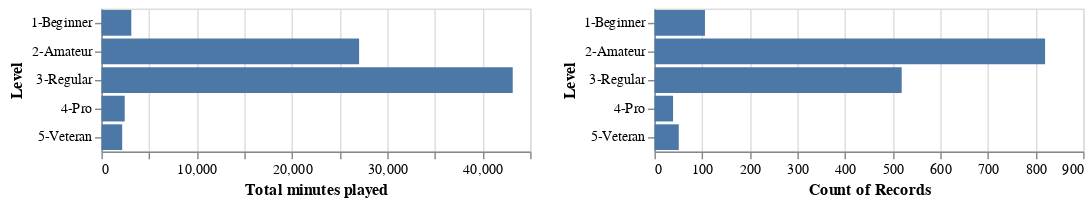

Notebook cell for this chart:
### Markdown cell above
+ Bar plot of experience vs played minutes and number of sessions.

### Code cell
bar1 = alt.Chart(tidywhole).mark_bar().encode(
    x=alt.X("sum(played_minutes)").title('Total minutes played'),
    y=alt.Y("experience").title('Level')
)
bar2 = alt.Chart(tidywhole).mark_bar().encode(
    x="count()",
    y=alt.Y("experience").title('Level')
)
bar1 | bar2

### Figure 1 — Vega-Lite specification as saved in the notebook (floating-point values rounded to 4 significant figures; data arrays with more than 128 entries replaced by an {"elided": "..."} marker saying what was removed)
{"config": {"view": {"continuousWidth": 300, "continuousHeight": 300}}, "hconcat": [{"mark": {"type": "bar"}, "encoding": {"x": {"aggregate": "sum", "field": "played_minutes", "title": "Total minutes played", "type": "quantitative"}, "y": {"field": "experience", "title": "Level", "type": "nominal"}}}, {"mark": {"type": "bar"}, "encoding": {"x": {"aggregate": "count", "type": "quantitative"}, "y": {"field": "experience", "title": "Level", "type": "nominal"}}}], "data": {"name": "data-d87141192da331f29a73c3eab3504e21"}, "$schema": "https://vega.github.io/schema/vega-lite/v5.20.1.json", "datasets": {"data-d87141192da331f29a73c3eab3504e21": {"elided": "1535 records"}}}
